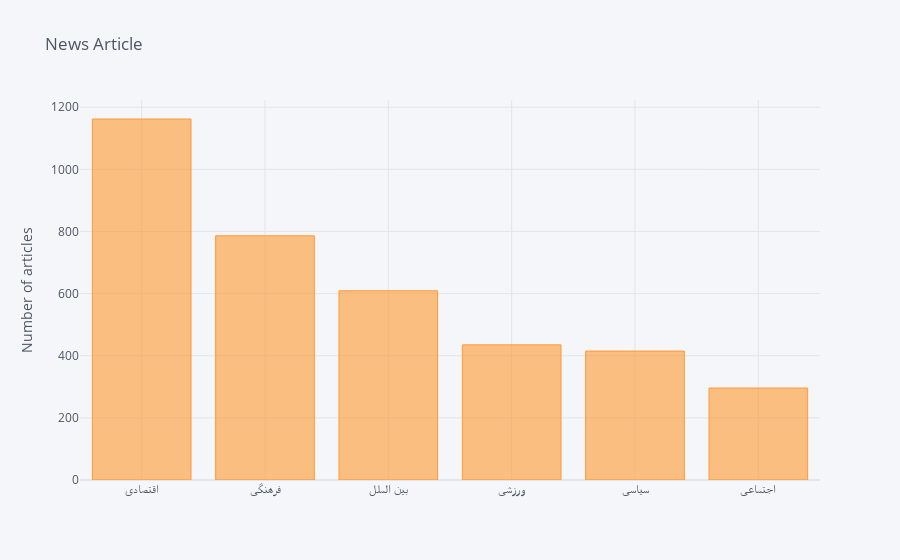

The code cell stored with this chart in its notebook:
### Code cell
import cufflinks as cf
cf.go_offline()
# cf.set_config_file(offline=False, world_readable=True)
DF.topic.value_counts().sort_values(ascending=False).iplot(kind='bar', yTitle='Number of articles', 
                                   title='News Article')

### Figure 1 — Plotly figure (JSON) as saved in the notebook; plotly's stock layout.template omitted (floating-point values rounded to 4 significant figures)
{"data": [{"marker": {"color": "rgba(255, 153, 51, 0.6)", "line": {"color": "rgba(255, 153, 51, 1.0)", "width": 1}}, "name": "topic", "orientation": "v", "text": "", "type": "bar", "x": ["اقتصادی", "فرهنگی", "بین الملل", "ورزشی", "سیاسی", "اجتماعی"], "y": [1162, 786, 609, 435, 415, 296]}], "layout": {"legend": {"bgcolor": "#F5F6F9", "font": {"color": "#4D5663"}}, "paper_bgcolor": "#F5F6F9", "plot_bgcolor": "#F5F6F9", "title": {"font": {"color": "#4D5663"}, "text": "News Article"}, "xaxis": {"gridcolor": "#E1E5ED", "showgrid": true, "tickfont": {"color": "#4D5663"}, "title": {"font": {"color": "#4D5663"}, "text": ""}, "zerolinecolor": "#E1E5ED"}, "yaxis": {"gridcolor": "#E1E5ED", "showgrid": true, "tickfont": {"color": "#4D5663"}, "title": {"font": {"color": "#4D5663"}, "text": "Number of articles"}, "zerolinecolor": "#E1E5ED"}}}
